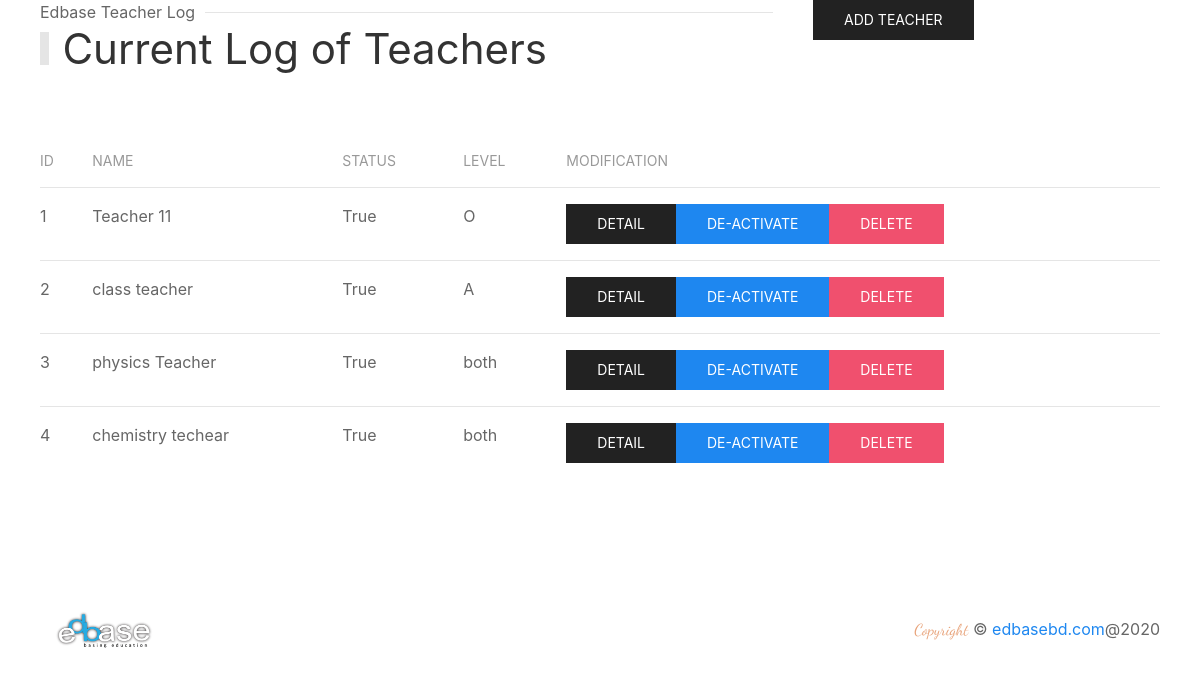
The page /teachers/ on the database as committed earlier.
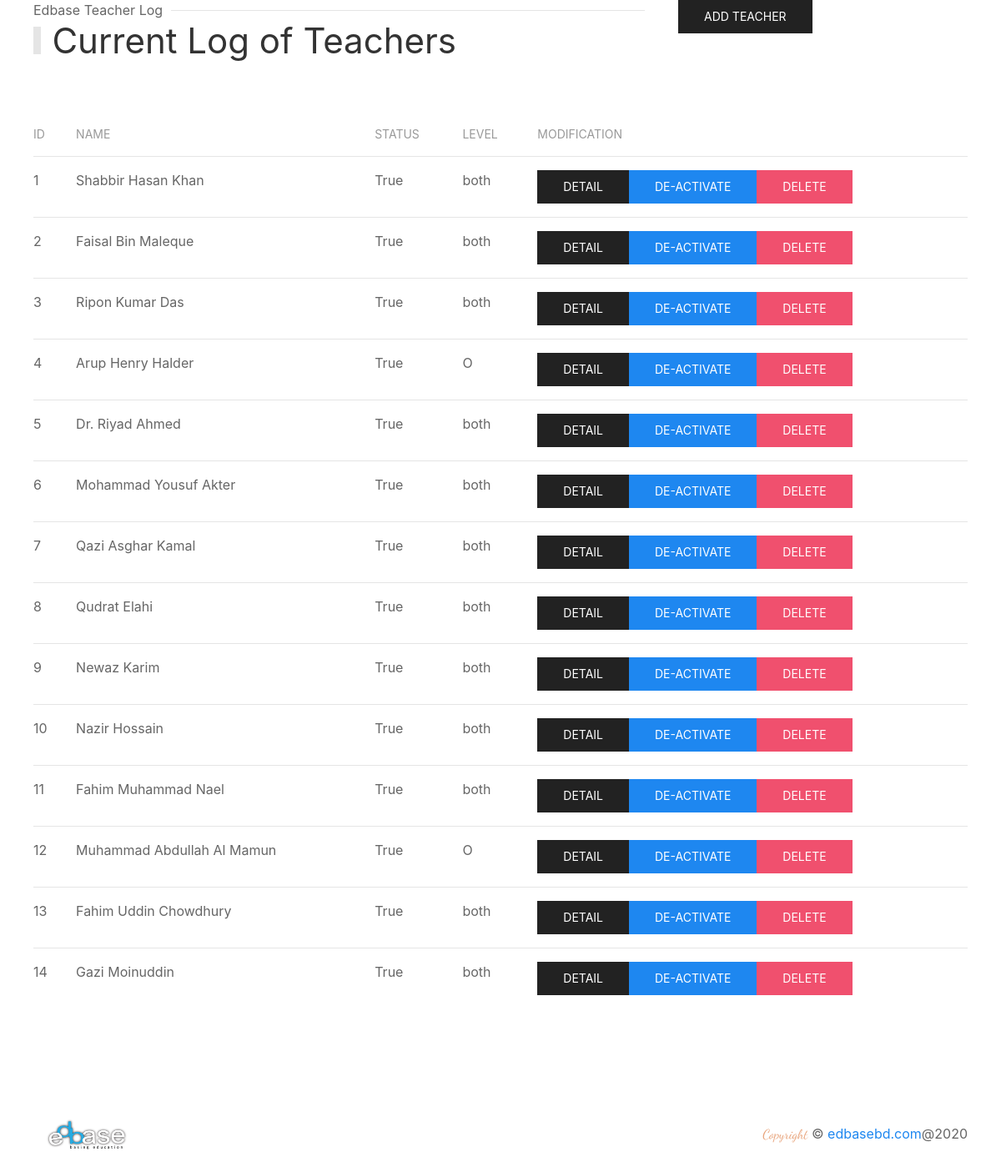
The same page on the database as committed later.
### applicant/models.py (models this page shows, shortened)
class Teacher(models.Model):
    user = models.OneToOneField(User, on_delete=models.CASCADE)
    name = models.CharField(max_length=128, null=True, blank=True)
    status = models.BooleanField(default=True, null=True, blank=True)
    level = models.CharField(max_length=128, null=True, blank=True)
    created_at = models.DateTimeField(auto_now_add=True, null=True, blank=True)

### applicant/views.py (the view)
# urls.py: path('teachers/', views.teachers, name='teachers'),
def teachers(request):
    teachers = Teacher.objects.all()
    return render(request, 'teachers.html', {'data': teachers})

### applicant/templates/teachers.html (shortened to what this page needs)
{% extends 'base.html' %}
{% load static %}
{% block content %}
    <section id="student-list">
        <div class="uk-container">
            <div uk-grid>
                <div class="uk-width-2-3@m">
                    <div class="head">
                        <h1 class="uk-heading-bullet">Current Log of Teachers</h1>
                        <p class="uk-heading-line"><span>Edbase Teacher Log</span></p>
                    </div>
                </div>
                <div class="uk-width-expand@m">
                    <a href="{% url 'addteacher' %}" class="uk-button uk-button-secondary">Add Teacher</a>
                </div>
            </div>
            <div class="uk-child-width-1@m" uk-grid>
                <div class="uk-margin-large">
                    <table class="uk-table uk-table-justify uk-table-hover uk-table-divider">
                        <thead>
                            <tr>
                                <th>id</th>
                                <th>Name</th>
                                <th>Status</th>
                                <th>Level</th>
                                <th>Modification</th>
                            </tr>
                        </thead>
                        <tbody>
                            {% for teacher in data %}
                            <tr>
                                <td>{{ teacher.id }}</td>
                                <td>{{ teacher.name }}</td>
                                <td>{{ teacher.status }}</td>
                                <td>{{ teacher.level }}</td>
                                <td class="uk-flex">
                                    <a href="{% url 'teachersdetail' teacher.id %}" class="uk-button uk-button-secondary">Detail</a>
                                    <a href="#" class="uk-button uk-button-primary">Activate</a>
                                    <a href="#" class="uk-button uk-button-primary">De-Activate</a>
                                    <a href="{% url 'deleteteacher' teacher.id %}" class="uk-button uk-button-danger">Delete</a>
                                </td>
                            </tr>
                            {% endfor %}
                        </tbody>
                    </table>
                </div>
            </div>
        </div>
    </section>
    <section id="footer">
        <div class="uk-padding">
            <div class="uk-flex uk-flex-wrap uk-flex-wrap-around uk-flex-between uk-flex-middle">
                <a class="uk-navbar-item uk-logo logo-size" href="/"><img src="/static/img/edbase.png" alt="zeros"></a>
                <p class="uk-text-center"> <span class="zeros-sub-head copy">Copyright</span>  © <a href="/">edbasebd.com</a>@2020</p>
            </div>
        </div>
    </section>
{% endblock %}

### applicant/templates/base.html (shortened to what this page needs)
{% load static %}
<!DOCTYPE html>
<html>
<head>
    <link rel="stylesheet" href="{% static 'css/uikit.css' %}" type="text/css" />
    <link rel="stylesheet" href="{% static 'css/main.css' %}" type="text/css" />
    <link rel="stylesheet" href="https://stackpath.bootstrapcdn.com/font-awesome/4.7.0/css/font-awesome.min.css">
</head>
<body>
    {% block content %}
    {% endblock %}
</body>
</html>

### static/css/main.css (style rules this page uses)
p { margin: 0; }
.zeros-sub-head { font-family: 'Dancing Script', cursive; font-size: 2.3rem; color:#5a3a68; }
.logo-size { width: 128px; }
.copy { font-size: 1rem; color: #e8a37a; }
.head { display: flex; flex-direction: column-reverse; }

Rows that differ between the two databases and show on the page:
changed Teacher id 1: name "Teacher 11" → "Shabbir Hasan Khan"; level "O" → "both"
changed Teacher id 2: name "class teacher" → "Faisal Bin Maleque"; level "A" → "both"
changed Teacher id 3: name "physics Teacher" → "Ripon Kumar Das"
changed Teacher id 4: name "chemistry techear" → "Arup Henry Halder"; level "both" → "O"
added Teacher: id "5", name "Dr. Riyad Ahmed", status "True", level "both"
added Teacher: id "6", name "Mohammad Yousuf Akter", status "True", level "both"
added Teacher: id "7", name "Qazi Asghar Kamal", status "True", level "both"
added Teacher: id "8", name "Qudrat Elahi", status "True", level "both"
added Teacher: id "9", name "Newaz Karim", status "True", level "both"
added Teacher: id "10", name "Nazir Hossain", status "True", level "both"
added Teacher: id "11", name "Fahim Muhammad Nael", status "True", level "both"
added Teacher: id "12", name "Muhammad Abdullah Al Mamun", status "True", level "O"
added Teacher: id "13", name "Fahim Uddin Chowdhury", status "True", level "both"
added Teacher: id "14", name "Gazi Moinuddin", status "True", level "both"
